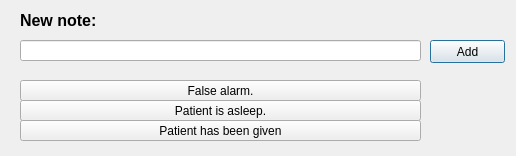
<?xml version="1.0" encoding="UTF-8"?>
<ui version="4.0">
 <class>AddNoteWindow</class>
 <widget class="QDialog" name="AddNoteWindow">
  <property name="geometry">
   <rect>
    <x>0</x>
    <y>0</y>
    <width>516</width>
    <height>156</height>
   </rect>
  </property>
  <property name="windowTitle">
   <string>AddNoteWindow</string>
  </property>
  <widget class="QLineEdit" name="lineNote">
   <property name="geometry">
    <rect>
     <x>20</x>
     <y>40</y>
     <width>401</width>
     <height>21</height>
    </rect>
   </property>
  </widget>
  <widget class="QPushButton" name="pushAdd">
   <property name="geometry">
    <rect>
     <x>430</x>
     <y>40</y>
     <width>75</width>
     <height>23</height>
    </rect>
   </property>
   <property name="text">
    <string>Add</string>
   </property>
  </widget>
  <widget class="QLabel" name="label">
   <property name="geometry">
    <rect>
     <x>20</x>
     <y>10</y>
     <width>101</width>
     <height>21</height>
    </rect>
   </property>
   <property name="text">
    <string>&lt;html&gt;&lt;head/&gt;&lt;body&gt;&lt;p&gt;&lt;span style=&quot; font-size:12pt; font-weight:600;&quot;&gt;New note:&lt;/span&gt;&lt;/p&gt;&lt;/body&gt;&lt;/html&gt;</string>
   </property>
  </widget>
  <widget class="QPushButton" name="pushFalseAlarm">
   <property name="geometry">
    <rect>
     <x>20</x>
     <y>80</y>
     <width>401</width>
     <height>21</height>
    </rect>
   </property>
   <property name="text">
    <string>False alarm.</string>
   </property>
  </widget>
  <widget class="QPushButton" name="pushGivenPatient">
   <property name="geometry">
    <rect>
     <x>20</x>
     <y>120</y>
     <width>401</width>
     <height>21</height>
    </rect>
   </property>
   <property name="text">
    <string>Patient has been given</string>
   </property>
  </widget>
  <widget class="QPushButton" name="pushSleep">
   <property name="geometry">
    <rect>
     <x>20</x>
     <y>100</y>
     <width>401</width>
     <height>21</height>
    </rect>
   </property>
   <property name="text">
    <string>Patient is asleep.</string>
   </property>
  </widget>
 </widget>
 <layoutdefault spacing="6" margin="11"/>
 <resources/>
 <connections/>
</ui>
